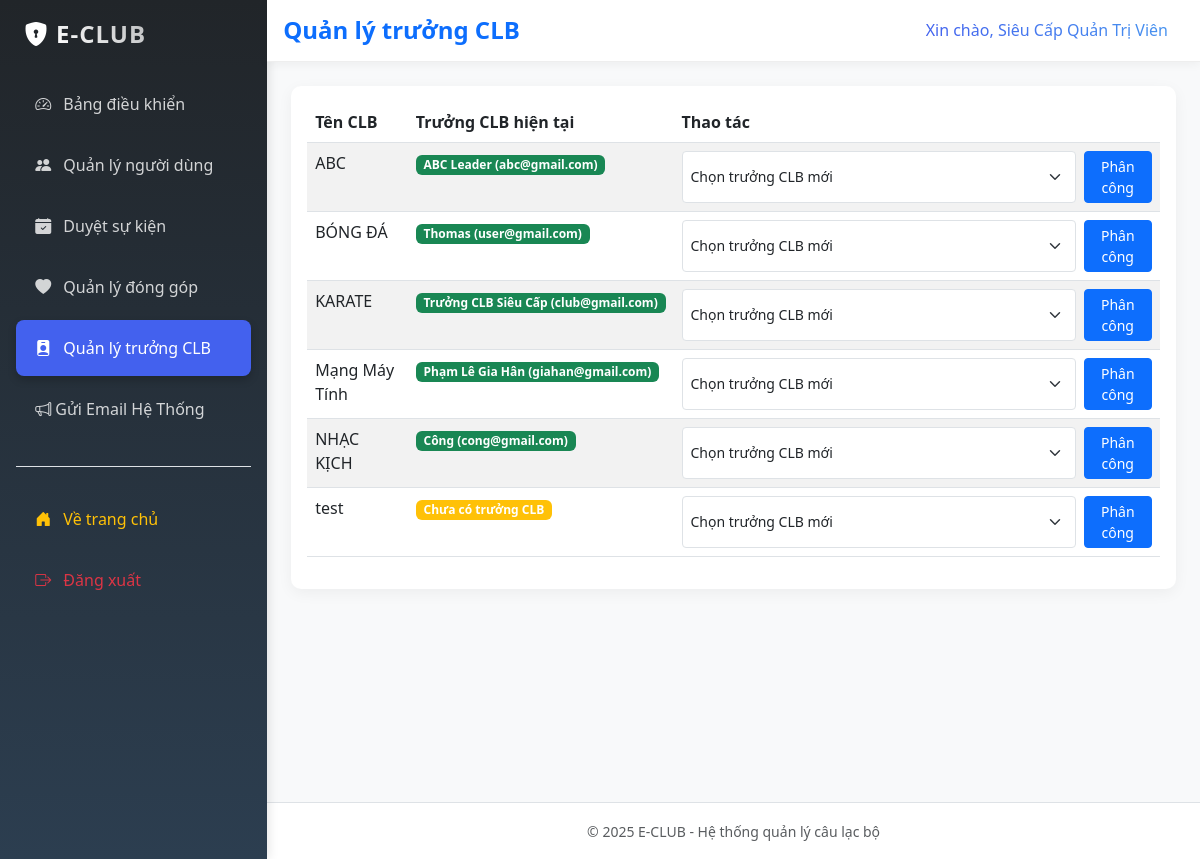
/index.php?page=admin&action=manage_leaders (signed in), run on the app's committed database.
### tables this page shows
CREATE TABLE `clubs` (
  `id` int(11) NOT NULL,
  `name` varchar(100) NOT NULL,
  `description` text DEFAULT NULL,
  `created_at` timestamp NOT NULL DEFAULT current_timestamp(),
  `status` enum('active','inactive') NOT NULL DEFAULT 'active',
  `image_url` varchar(255) DEFAULT NULL,
  `bank_info` longtext DEFAULT NULL
);

### pages/admin/leaders.php (the view, shortened to what this page needs)
<?php
$sql = "SELECT c.*, CONCAT(u.name, ' (', u.email, ')') as leader_name
       FROM clubs c
       LEFT JOIN club_leaders cl ON c.id = cl.club_id
       LEFT JOIN users u ON cl.user_id = u.id
       ORDER BY c.name";
$result = $conn->query($sql);
$clubs = $result->fetch_all(MYSQLI_ASSOC);
?>
<div class="row">
    <div class="col-12">
        <div class="card">
            <div class="card-body">
                <div class="table-responsive">
                    <table class="table table-striped">
                        <thead>
                            <tr>
                                <th>Tên CLB</th>
                                <th>Trưởng CLB hiện tại</th>
                                <th>Thao tác</th>
                            </tr>
                        </thead>
                        <tbody>
                            <?php foreach ($clubs as $club): ?>
                            <tr>
                                <td><?php echo htmlspecialchars($club['name']); ?></td>
                                <td>
                                    <?php if ($club['leader_name']): ?>
                                        <span class="badge bg-success"><?php echo htmlspecialchars($club['leader_name']); ?></span>
                                    <?php else: ?>
                                        <span class="badge bg-warning">Chưa có trưởng CLB</span>
                                    <?php endif; ?>
                                </td>
                                <td>
                                    <form method="POST" action="index.php?page=admin&action=assign_leader" class="d-flex gap-2">
                                        <select name="user_id" class="form-select form-select-sm" style="width: auto;">
                                            <option value="">Chọn trưởng CLB mới</option>
                                        </select>
                                        <button type="submit" class="btn btn-sm btn-primary">Phân công</button>
                                    </form>
                                </td>
                            </tr>
                            <?php endforeach; ?>
                        </tbody>
                    </table>
                </div>
            </div>
        </div>
    </div>
</div>

### templates/admin_layout.php (style rules this page uses)
:root { --primary-color: #4361ee; --secondary-color: #3f37c9; --accent-color: #4895ef; --success-color: #4cc9f0; --light-bg: #f8f9fa; --dark-bg: #212529; }
body { font-family: 'Segoe UI', system-ui, -apple-system, sans-serif; background-color: var(--light-bg); }
.card { border: none; border-radius: 10px; box-shadow: 0 4px 15px rgba(0,0,0,0.05); transition: transform 0.3s; }

### data on the page
clubs: name "ABC", leader_name "ABC Leader (abc@gmail.com)"
clubs: name "BÓNG ĐÁ", leader_name "Thomas (user@gmail.com)"
clubs: name "KARATE", leader_name "Trưởng CLB Siêu Cấp (club@gmail.com)"
clubs: name "Mạng Máy Tính", leader_name "Phạm Lê Gia Hân (giahan@gmail.com)"
clubs: name "NHẠC KỊCH", leader_name "Công (cong@gmail.com)"
clubs: name "test", shows "Chưa có trưởng CLB"

### other printed values
APP_NAME "E-CLUB"
$_SESSION['name'] "Siêu Cấp Quản Trị Viên"
